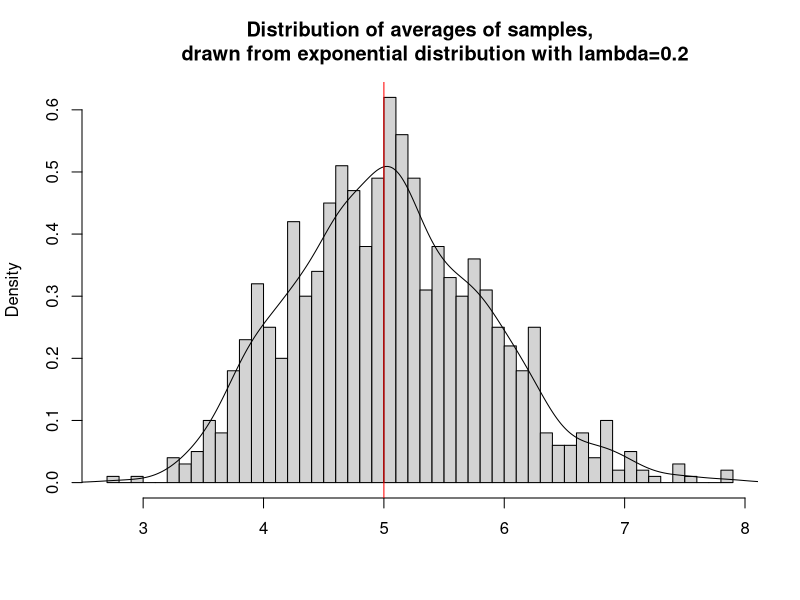
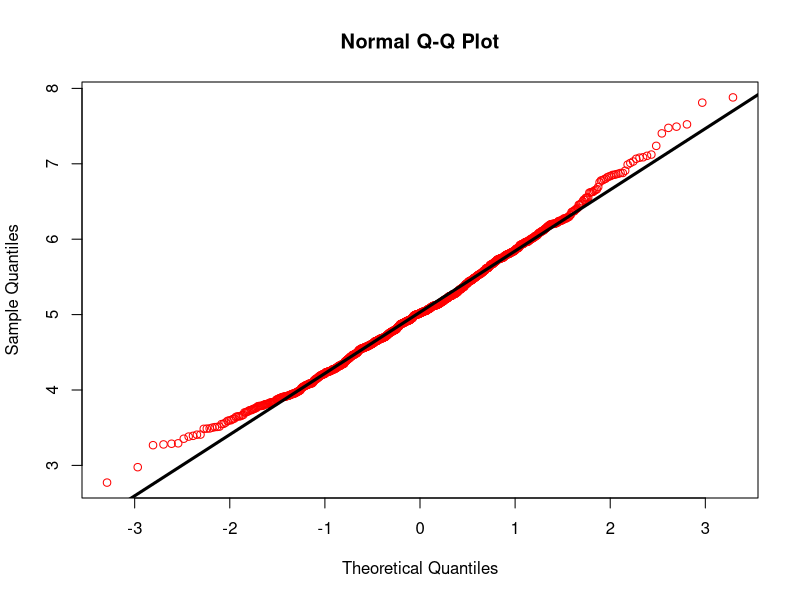

Write R code to recreate these figures, in order.
## ---- chunk 1
# Data 
lambda <- 0.2
nsim <- 1000
n <- 40

# Set seed for reproducibility
set.seed(10)
sim <- matrix(rexp(nsim*n, lambda), nsim, n)
row_means <- rowMeans(sim)

## ---- chunk 2
## ------------------------------------------------------------------------
# plot the histogram of averages
hist(row_means, breaks=n, prob=TRUE,
     main="Distribution of averages of samples,
     drawn from exponential distribution with lambda=0.2",
     xlab="")

# density of the averages of samples
lines(density(row_means))

# theoretical center of distribution
abline(v=1/lambda, untf = FALSE, col="red")
## ---- chunk 3
# Variance
sd <- 1/lambda/sqrt(n) 
var1 <- (1/lambda/sqrt(n))^2
var2 <- var(row_means)
var1
var2

## ---- chunk 4

qqnorm(row_means,col="red" ) #normal QQ plot
qqline(row_means,lwd=3) ##theoretical line

